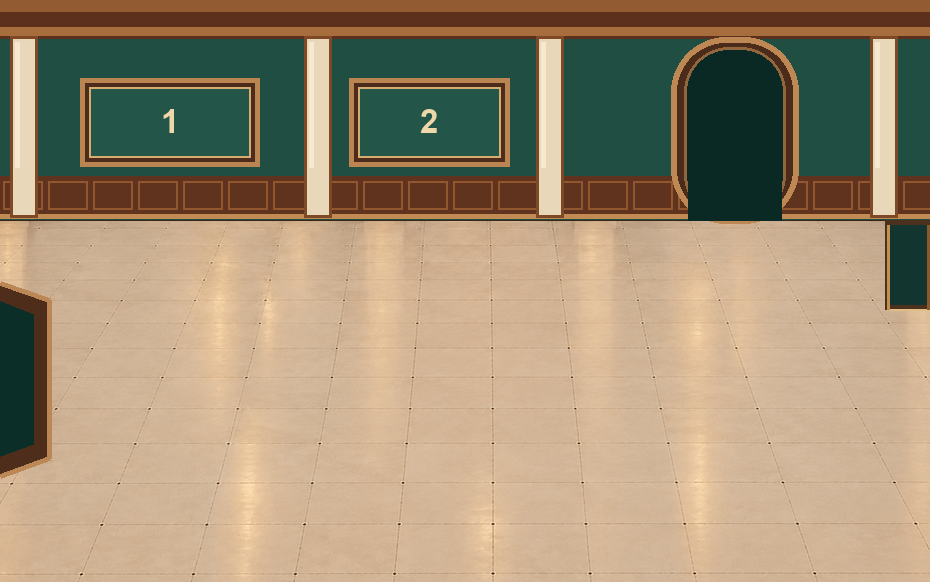
#> input picture rooms/gallery2/architecture.png, 930 x 582 px
$ python revise_gallery3.py
#> lines starting #> are read from the running program, lines starting #| are printed output that depends on the picture
from pathlib import Path
from PIL import Image,ImageDraw,ImageFont
import json,shutil
root=Path(__file__).resolve().parents[1]; f=root/'rooms/gallery3'; src=root/'rooms/gallery2'
im=Image.open(src/'architecture.png').convert('RGBA');d=ImageDraw.Draw(im)
#> further down, im is the input picture: PIL image 930x582 RGBA; mean R, G, B, A 160, 142.2, 115.1, 255
# Seal gallery2 west entrance, restore plain west-side wall.
d.polygon([(0,277),(59,297),(59,466),(0,482)],fill='#d9c8ad')
d.line([(0,277),(59,297),(59,466),(0,482)],fill='#835c39',width=4)
# Remove north doorway; gallery3 has no north link.
d.rectangle((650,36,816,220),fill='#284e42')
d.rectangle((650,176,816,215),fill='#60331e')
for x in range(654,814,44):d.rectangle((x,181,x+38,207),outline='#92572f',width=2)
d.line((650,215,816,215),fill='#c18b53',width=5)
# Two permanent rear exhibits, not three.
font=ImageFont.truetype('C:/Windows/Fonts/arialbd.ttf',33)
for n,x,w in [(1,160,180),(2,450,180)]:
 d.rectangle((x,79,x+w,164),fill='#4d2c1c',outline='#ba8550',width=5)
 d.rectangle((x+9,88,x+w-9,155),fill='#235548',outline='#d5ad71',width=2)
 d.text((x+w/2,121),str(n),font=font,anchor='mm',fill='#eed8aa')
# South passage, deliberately lower LEFT (screen-local); entrance from gallery1 north.
d.polygon([(50,536),(202,536),(220,581),(32,581)],fill='#64432d')
d.polygon([(66,544),(185,544),(198,581),(49,581)],fill='#29473e')
d.line((50,536,202,536),fill='#c49963',width=5)
d.line((32,581,50,536),fill='#ad7a4c',width=4)
d.line((220,581,202,536),fill='#ad7a4c',width=4)
# East connection to gallery5 at upper right of floor.
d.polygon([(870,268),(929,256),(929,453),(870,435)],fill='#4e2d1b')
d.polygon([(890,287),(929,278),(929,431),(890,419)],fill='#0c2e29')
d.line([(870,268),(890,287),(890,419),(870,435)],fill='#ba8755',width=5)
im.save(f/'architecture.png')
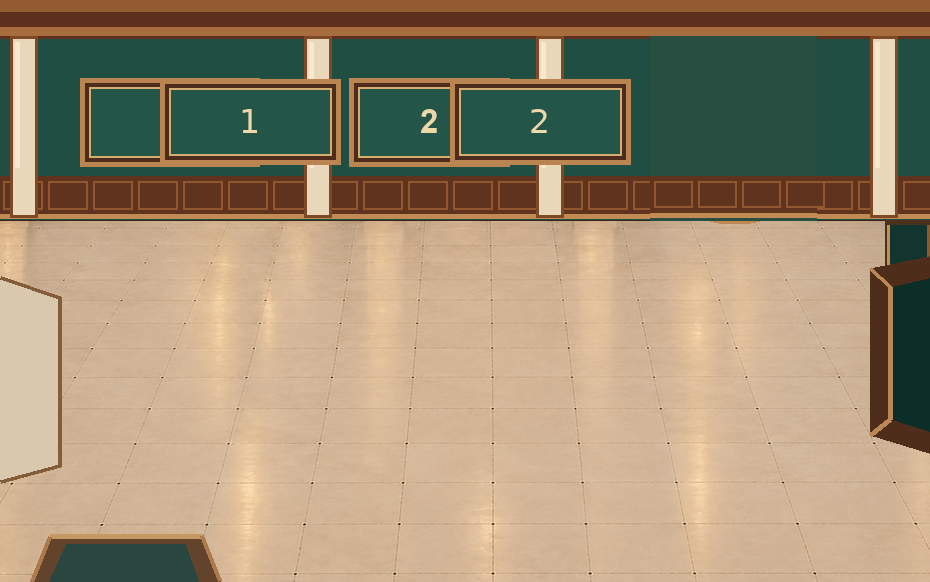
#> saved as architecture.png: PIL image 930x582 RGBA; mean R, G, B, A 158.5, 141.3, 114.2, 255
# 3 independent panels: near-left, mid-right, near-centre; strong zig-zag rhythm.
for n in (3,4,5):
 source=root/'rooms/gallery2'/f'wall{n}.png'
 shutil.copy2(source,f/f'wall{n}.png')
objects=[('wall3',86,302,196,171),('wall4',567,271,211,178),('wall5',351,371,219,178)]
#> (the run stopped early here; a loop or call above may not have finished)
